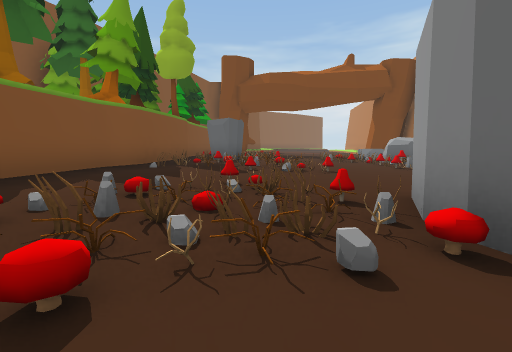
view 1 (above)

24 first-person views from a walk through a 3-D level made in the Unity game engine. The camera is 1.3 m above the floor, tilts 6° down and sees 90° across. The floor is counted in squares, 2 m on a side. Each view is taken from the middle of a square. On the plan, view 1 faces up. The plan holds only what a view shows up to about 9 squares ahead; the rest is blank. The place goes on beyond the plan. The player character is not drawn.

view 2
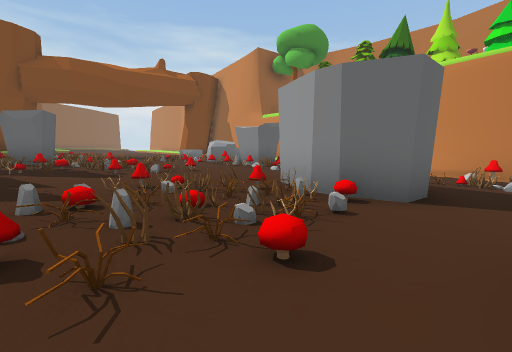

view 3
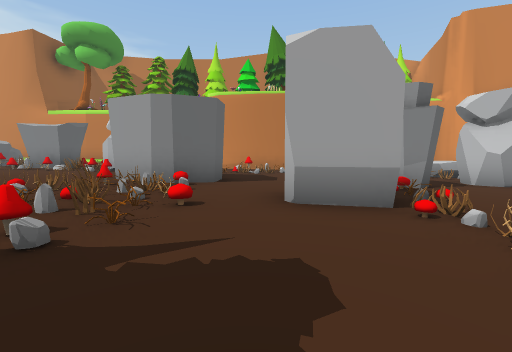

view 4
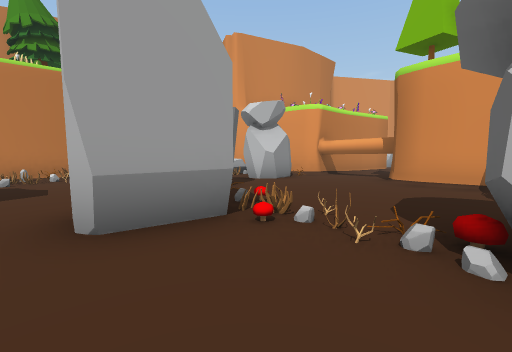

view 5
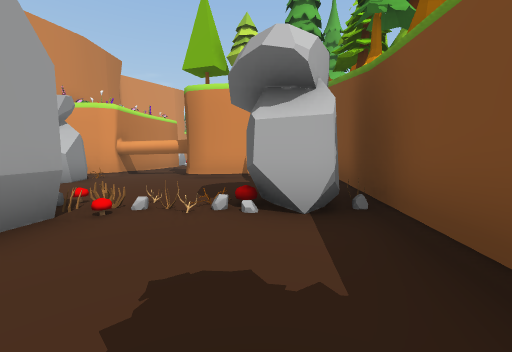

view 6
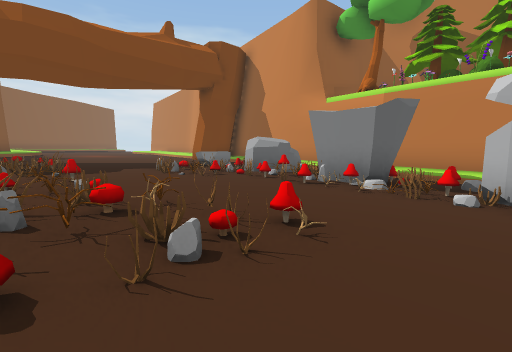

view 7
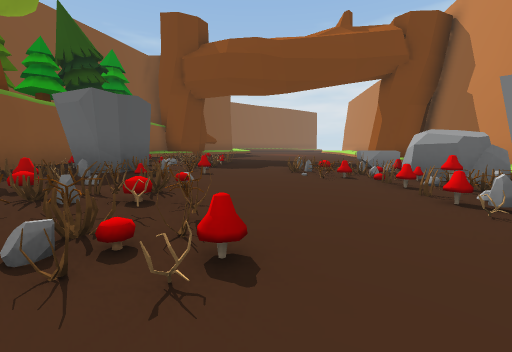

view 8
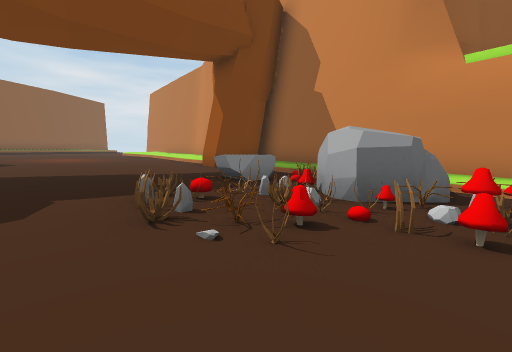

view 9
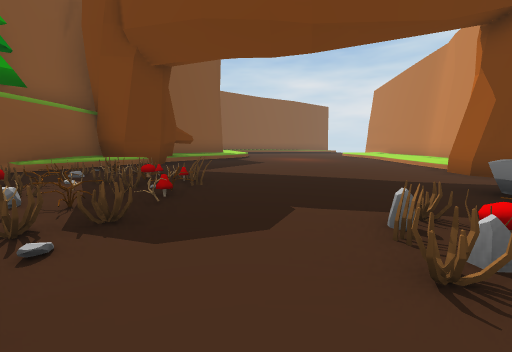

view 10
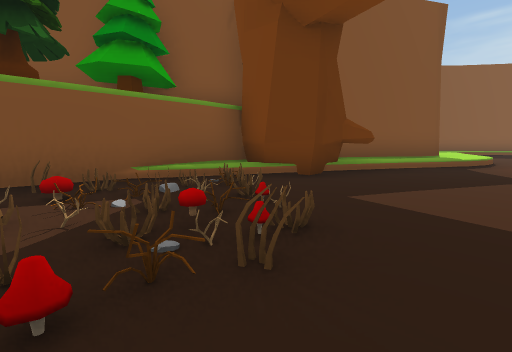

view 11
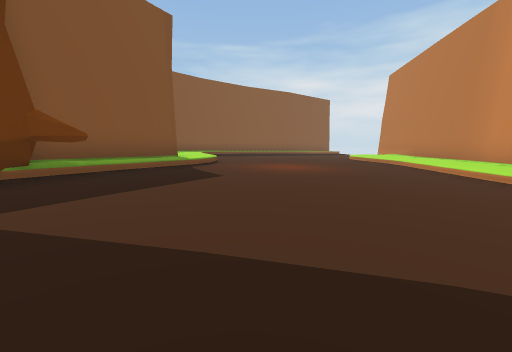

view 12
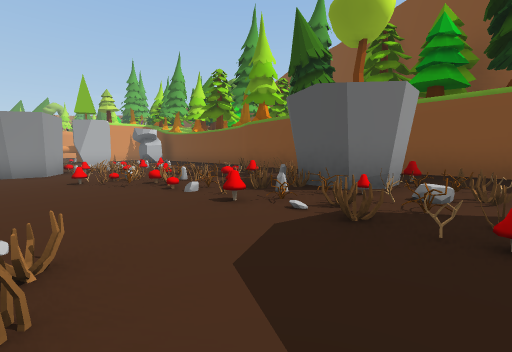

view 13
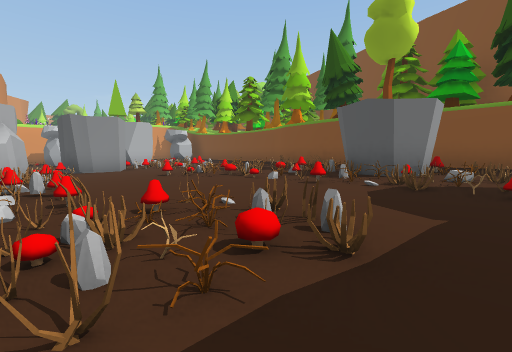

view 14
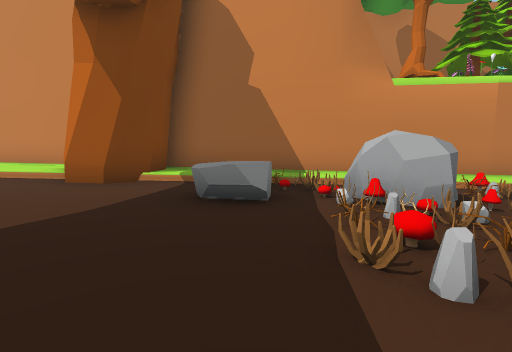

view 15
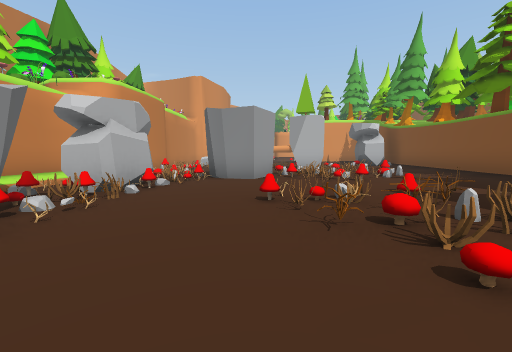

view 16
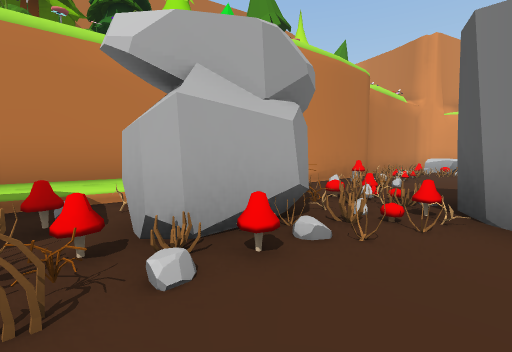

view 17
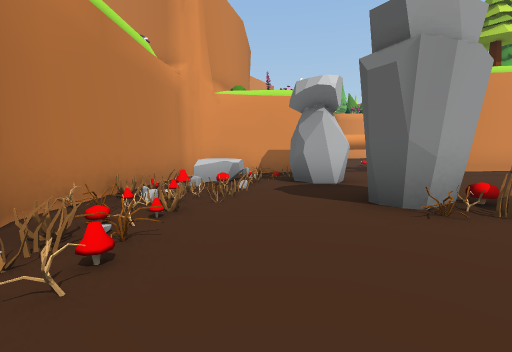

view 18
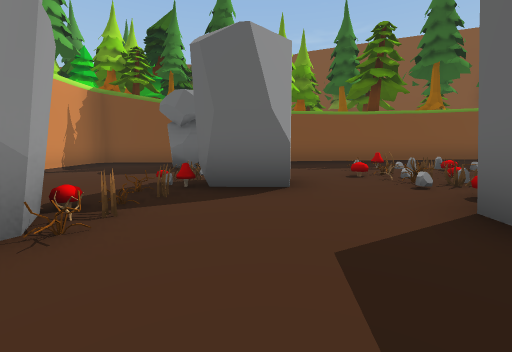

view 19
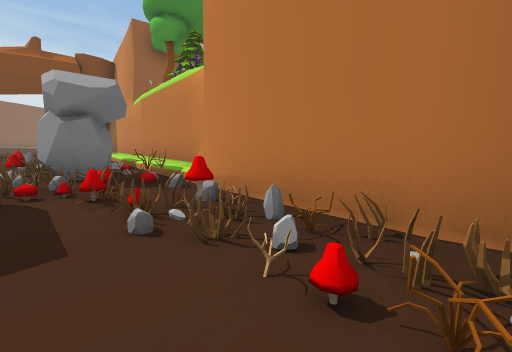

view 20
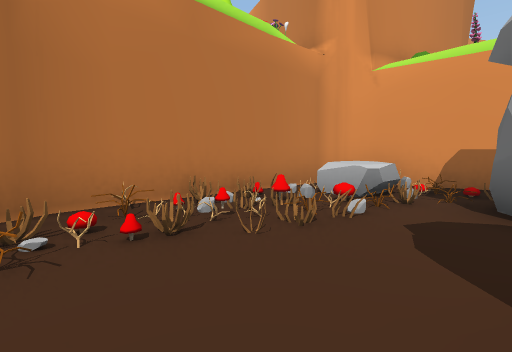

view 21
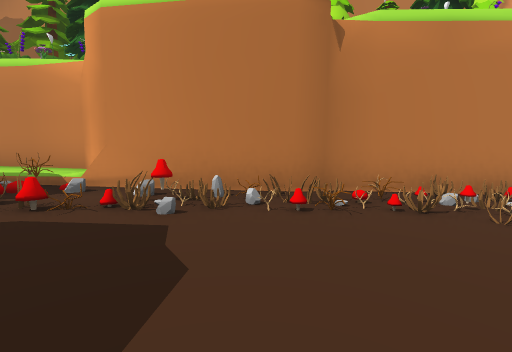

view 22
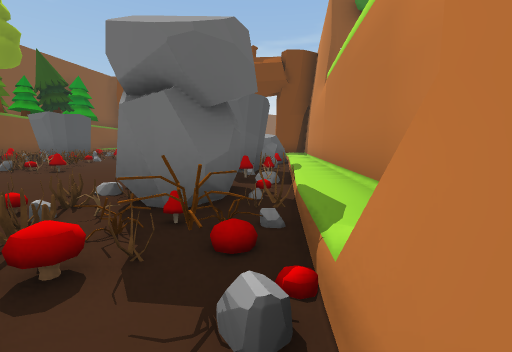

view 23
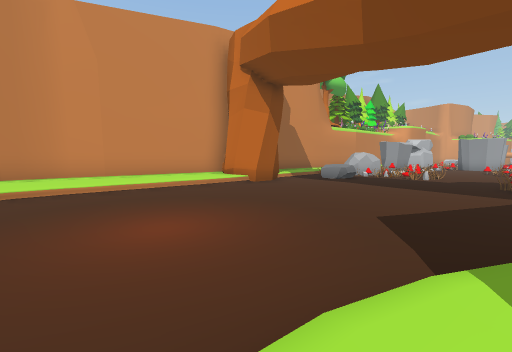

view 24
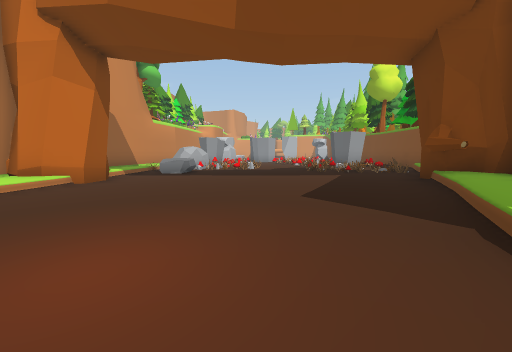

### Floor plan
Key: @ floor where view 1 was taken; # wall or solid block; . main floor; : floor 0.25 m higher than the main floor; - floor 0.25 m lower than the main floor; + floor 0.5 m higher than the main floor; _ floor 0.5 m lower than the main floor; * floor 0.75 m higher than the main floor; < floor 0.75 m lower than the main floor; / step, stairs or slope; = window, fence, low wall or low ledge; O other object.
Columns run from 5 left of view 1 to 10 right of it. Each row starts with its distance up from view 1.
 23      #*:::::.++#
 22      #*::::..++#
 21      #*:::...++#
 20     ##:::....++#
 19     ##::.....+:#
 18     #::......::#
 17    ##:.......###
 16    #O:.....--##
 15   ##OOO....--#
 14   #OOOO...-O-#
 13   OOOOO..--OO#
 12 #OO#OOOOOOOOO#
 11   #OOOOOOOOOO#
 10   #OOOO-OOOOO#
  9   #OOO---OOO=#
  8   #OOOO--OOOO#
  7  ##OOOO--O#O #
  6  #.--OOO_OOO##
  5  #-----___OO#
  4  #--OO___OOO#
  3  #--OOOOOOOO#
  2  #--OOOOOOOO#
  1 ##-O_O_OO<O/#
  0 #--__@__<<OO
 -1 #O___O_<<<OO
 -2 #OOOO#OO<<OO
 -3 #OO__OOO<<OO
 -4 O____<<O<<=O
 -5 O___<<<<<OOO
 -6 #__<<<<OOOO#
 -7 #####<<OOOO#
 -8     ########

Where each view was taken, in squares from view 1:
view 1: 0 up, 0 right, facing up
view 2: 0 up, 2 left, facing up-right
view 3: 0 up, 4 left, facing right
view 4: 0 up, 3 left, facing down-right
view 5: 1 up, 3 left, facing down
view 6: 5 up, 0 right, facing up-right
view 7: 5 up, 2 right, facing up
view 8: 9 up, 2 right, facing up-right
view 9: 10 up, 2 right, facing up
view 10: 13 up, 2 right, facing up-left
view 11: 14 up, 3 right, facing up
view 12: 13 up, 3 right, facing down-left
view 13: 13 up, 5 right, facing down-left
view 14: 13 up, 2 right, facing right
view 15: 10 up, 2 right, facing down
view 16: 6 up, 3 right, facing down-right
view 17: 0 up, 4 right, facing down
view 18: 1 down, 4 right, facing left
view 19: 2 down, 4 right, facing up-right
view 20: 2 down, 3 right, facing down-right
view 21: 1 down, 2 right, facing right
view 22: 1 up, 6 right, facing up
view 23: 23 up, 1 right, facing down-right
view 24: 23 up, 3 right, facing down
